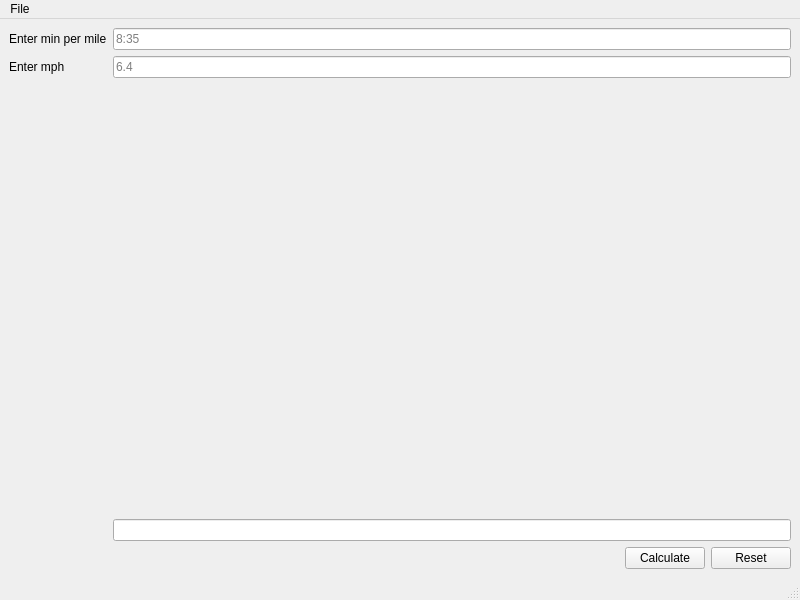
<?xml version="1.0" encoding="UTF-8"?>
<ui version="4.0">
 <class>MainWindow</class>
 <widget class="QMainWindow" name="MainWindow">
  <property name="geometry">
   <rect>
    <x>0</x>
    <y>0</y>
    <width>800</width>
    <height>600</height>
   </rect>
  </property>
  <property name="windowTitle">
   <string>Run Speed Converter</string>
  </property>
  <widget class="QWidget" name="centralwidget">
   <layout class="QGridLayout" name="gridLayout">
    <item row="0" column="0">
     <layout class="QVBoxLayout" name="verticalLayout">
      <item>
       <layout class="QFormLayout" name="formLayout">
        <item row="0" column="0">
         <widget class="QLabel" name="label">
          <property name="text">
           <string>Enter min per mile</string>
          </property>
          <property name="alignment">
           <set>Qt::AlignLeading|Qt::AlignLeft|Qt::AlignVCenter</set>
          </property>
         </widget>
        </item>
        <item row="0" column="1">
         <widget class="QLineEdit" name="minPerMileLE">
          <property name="placeholderText">
           <string>8:35</string>
          </property>
          <property name="clearButtonEnabled">
           <bool>true</bool>
          </property>
         </widget>
        </item>
        <item row="1" column="0">
         <widget class="QLabel" name="label_2">
          <property name="text">
           <string>Enter mph</string>
          </property>
          <property name="alignment">
           <set>Qt::AlignLeading|Qt::AlignLeft|Qt::AlignVCenter</set>
          </property>
         </widget>
        </item>
        <item row="1" column="1">
         <widget class="QLineEdit" name="mphLE">
          <property name="placeholderText">
           <string>6.4</string>
          </property>
          <property name="clearButtonEnabled">
           <bool>true</bool>
          </property>
         </widget>
        </item>
        <item row="3" column="0">
         <widget class="QLabel" name="resultLB">
          <property name="text">
           <string/>
          </property>
          <property name="alignment">
           <set>Qt::AlignLeading|Qt::AlignLeft|Qt::AlignVCenter</set>
          </property>
         </widget>
        </item>
        <item row="3" column="1">
         <widget class="QLineEdit" name="resultLE">
          <property name="readOnly">
           <bool>true</bool>
          </property>
         </widget>
        </item>
        <item row="2" column="0">
         <spacer name="verticalSpacer">
          <property name="orientation">
           <enum>Qt::Vertical</enum>
          </property>
          <property name="sizeHint" stdset="0">
           <size>
            <width>20</width>
            <height>40</height>
           </size>
          </property>
         </spacer>
        </item>
       </layout>
      </item>
     </layout>
    </item>
    <item row="1" column="0">
     <layout class="QHBoxLayout" name="horizontalLayout">
      <item>
       <spacer name="horizontalSpacer">
        <property name="orientation">
         <enum>Qt::Horizontal</enum>
        </property>
        <property name="sizeHint" stdset="0">
         <size>
          <width>40</width>
          <height>20</height>
         </size>
        </property>
       </spacer>
      </item>
      <item>
       <widget class="QPushButton" name="calculatePB">
        <property name="text">
         <string>Calculate</string>
        </property>
       </widget>
      </item>
      <item>
       <widget class="QPushButton" name="resetPB">
        <property name="text">
         <string>Reset</string>
        </property>
       </widget>
      </item>
     </layout>
    </item>
   </layout>
  </widget>
  <widget class="QMenuBar" name="menubar">
   <property name="geometry">
    <rect>
     <x>0</x>
     <y>0</y>
     <width>800</width>
     <height>19</height>
    </rect>
   </property>
   <widget class="QMenu" name="menuFile">
    <property name="title">
     <string>File</string>
    </property>
    <addaction name="quitAction"/>
   </widget>
   <addaction name="menuFile"/>
  </widget>
  <widget class="QStatusBar" name="statusbar"/>
  <action name="quitAction">
   <property name="text">
    <string>Quit</string>
   </property>
  </action>
 </widget>
 <tabstops>
  <tabstop>minPerMileLE</tabstop>
  <tabstop>mphLE</tabstop>
  <tabstop>resultLE</tabstop>
  <tabstop>calculatePB</tabstop>
  <tabstop>resetPB</tabstop>
 </tabstops>
 <resources/>
 <connections/>
</ui>
